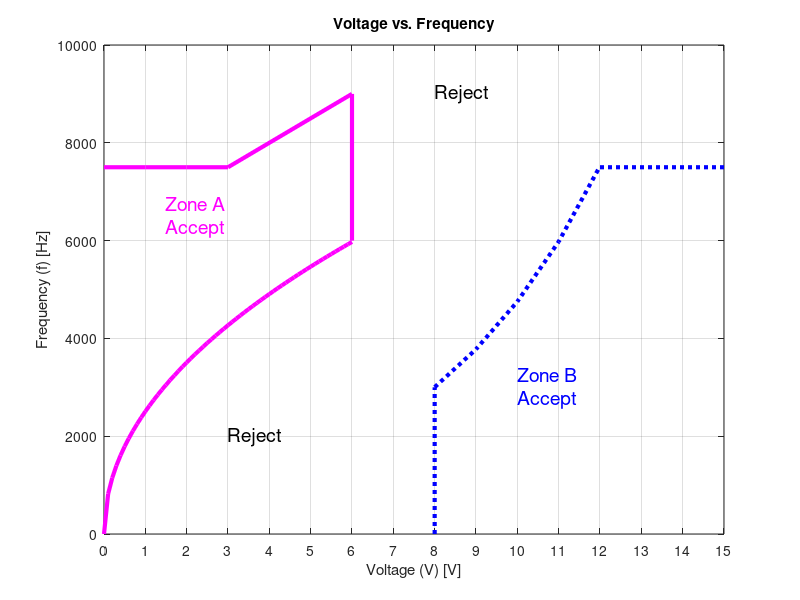

Recreate this plot in MATLAB. (Note: this script raises an error after producing the figure.)
%% Ravi Namuduri 1543511 ENGI 1331 TTh 2:30-4:00
%problem 1

clc
clear
close all

%graphing
figure('Color','w');

za_h = [0 7500; 1 7500; 2 7500; 3 7500];
plot(za_h(:,1), za_h(:,2), '-m','LineWidth',3);
hold on

za_lin = [3 7500; 6 9000];
plot(za_lin(:,1), za_lin(:,2), '-m','LineWidth',3);
hold on

za_v = [6 6000; 6 9000];
plot(za_v(:,1), za_v(:,2), '-m','LineWidth',3);
hold on

za_pow = [0.15 1000; 3 4244; 6 6000];
za_fit = polyfit(log10(za_pow(:,1)), log10(za_pow(:,2)), 1);
m_pow = za_fit(1);
b_pow = 10^za_fit(2);
v_fit = [0:0.1:6];
f_fit = b_pow*v_fit.^m_pow;
plot(v_fit, f_fit, '-m','LineWidth',3);
hold on

zb_h = [12 7500; 15 7500];
plot(zb_h(:,1), zb_h(:,2), ':b','LineWidth',3);
hold on

zb_exp = [8 3000; 11 6000; 12 7500];
zb_fit = polyfit(zb_exp(:,1), log(zb_exp(:,2)), 1);
m_exp = zb_fit(1);
b_exp = exp(zb_fit(2));
v_exp = [8:12];
f_exp = b_exp*(exp(m_exp*v_exp));
plot(v_exp, f_exp, ':b','LineWidth',3);
hold on

zb_v = [8 0; 8 3000];
plot(zb_v(:,1), zb_v(:,2), ':b','LineWidth',3);

axis([0 15 0 10000])
set(gca, 'xtick', 0:1:15);
xlabel('Voltage (V) [V]');
ylabel('Frequency (f) [Hz]');
title('Voltage vs. Frequency');
grid on
hold on

a_text = sprintf('Zone A\nAccept');
b_text = sprintf('Zone B\nAccept');
text(1.5,6500, a_text, 'Color','m','FontSize',14);
text(10, 3000, b_text, 'Color','b','FontSize',14);
text(3, 2000, 'Reject','FontSize',14);
text(8, 9000, 'Reject','FontSize',14);
hold on

%Data entry and verification
v_fit = [0:6];
f_fit = b_pow*v_fit.^m_pow;

v_range = [0 15];
f_range = [0 10000];
value_again = 1;

entry = [];
voltage = [];
frequency = [];
status = [];
entrynum = 0;
ptcnt = 0; %point counter
while value_again == 1;
  zone = 0;
  Test = [v_range(1) f_range(1)];
  while Test(1) <= v_range(1) || Test(1) >= v_range(2)
    Test = input('Input Voltage [V] and Frequency [Hz]: ');
    tstcount = 1;
      while size(Test,2) ~= 2
        if tstcount == 3
          error('Too many tries. Terminating.');
        else
          test_txt = sprintf('Dimensions not correct. Please try again: ');
          Test = input(test_txt);
          tstcount = tstcount + 1;
        end
      if Test(1) <= v_range(1) || Test(1) >= v_range(2)
        warning('Voltage outside of range. Restarting input.');
      end
    end
    while Test(2) < f_range(1) || Test(2) > f_range(2)
      f_txt = sprintf('Frequency out of range. Input frequency between %0.0f and %0.0f: ',f_range(1), f_range(2));
      f_test = input(f_txt);
      Test(2) = f_test;
    end
  end
  ptcnt = ptcnt+1;

  %zone A check

  %section 1
  linrngy = 500*(3:6)+6000;
  linrngx = [3:6];
  for curr = 1:size(linrngy,2)
    if Test(1) == linrngx(curr)
      if Test(2) <= linrngy(curr) && Test(2) >= linrngy(1)
        zone = 1;
        plot(Test(1),Test(2),'.r','MarkerSize',50);
        ptcnts = num2str(ptcnt);
        text(Test(1),Test(2),ptcnts,'HorizontalAlignment','Center');
      end
    end
  end

  %section 2
  if Test(1) >= 0 && Test(1) <= 6
    if Test(2) <= 7500 && Test(2) >= 6000
      zone = 1;
      plot(Test(1),Test(2),'.r','MarkerSize',50);
      ptcnts = num2str(ptcnt);
      text(Test(1),Test(2),ptcnts,'HorizontalAlignment','Center');
    end
  end

  %section 3
  f_fitx = [0:size(f_fit,2)];
  for curr = 1:size(f_fit, 2)
    if Test(1) == f_fitx(curr)
      if Test(2) >= f_fit(curr) && Test(2) <= 6000
        zone = 1;
        plot(Test(1),Test(2),'.r','MarkerSize',50);
        ptcnts = num2str(ptcnt);
        text(Test(1),Test(2),ptcnts,'HorizontalAlignment','Center');
      end
    end
  end

  %zone B check

  %section 1
  if Test(1) >= 8 && Test(1) <= 15
    if Test(2) >= 0 && Test(2) <= 3000
      zone = 2;
      plot(Test(1),Test(2),'.r','MarkerSize',50);
      ptcnts = num2str(ptcnt);
      text(Test(1),Test(2),ptcnts,'HorizontalAlignment','Center');
    end
  end

  %section 2
  if Test(1) >= 12 && Test(1) <= 15
    if Test(2) >= 3000 && Test(2) <= 7500
      zone = 2;
      plot(Test(1),Test(2),'.r','MarkerSize',50);
      ptcnts = num2str(ptcnt);
      text(Test(1),Test(2),ptcnts,'HorizontalAlignment','Center');
    end
  end
  %section 3
  if Test(1) >= 8 && Test(1) <= 12
    for curr = 1:size(f_exp, 2)-1
      if Test(2) >= 3000 && Test(2) <= f_exp(curr)% && Test(2) <= f_exp(curr+1)
        zone = 2;
        plot(Test(1),Test(2),'.r','MarkerSize',50);
        ptcnts = num2str(ptcnt);
        text(Test(1),Test(2),ptcnts,'HorizontalAlignment','Center');
      end
    end
  end

  %defaults to reject zone
  if zone == 0
    reject = 0;
    plot(Test(1),Test(2),'.r','MarkerSize',50);
    ptcnts = num2str(ptcnt);
    text(Test(1),Test(2),ptcnts,'HorizontalAlignment','Center');
  end
  %Data storage and enter again?
  entrynum = entrynum + 1;
  entry = [entry entrynum];
  status = [status zone];
  voltage = [voltage Test(1)];
  frequency = [frequency Test(2)];
  value_again = menu('Input another value?','Yes','No');
  hold on
end

%output
fprintf('Entry # | Voltage [V] | Frequency [Hz] | Status\n');
for curr = 1:size(entry, 2)
  fprintf('\t%0.0f\t\t\t%0.0f\t\t\t%0.0f\t\t ',entry(curr),voltage(curr),frequency(curr));
  if status(curr) == 1
    fprintf('Accept Device in Zone A\n');
  elseif status(curr) == 2
    fprintf('Accept Device in Zone B\n');
  elseif status(curr) == 0
    fprintf('Reject Device\n');
  end
end
